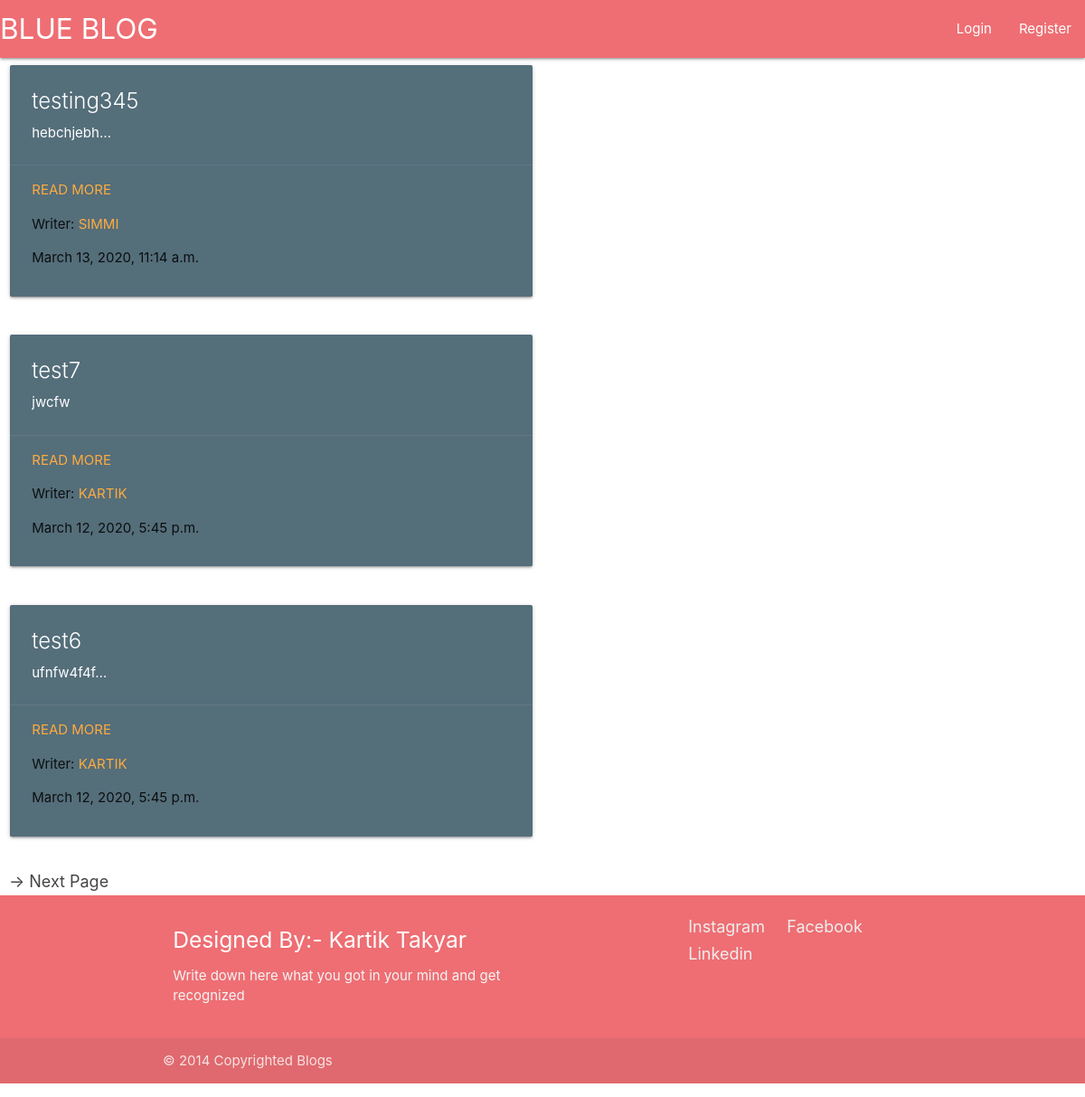
The page / on the database its author committed.
### entries/models.py (models this page shows, shortened)
class Entry(models.Model):
	entry_title=models.CharField(max_length=100)
	entry_text=models.TextField(max_length=100000)
	entry_date=models.DateTimeField(auto_now_add=True)
	entry_author=models.ForeignKey(User, on_delete=models.CASCADE)
	entry_image = models.ImageField(upload_to='images/')
	class Meta:
		verbose_name_plural="entries"

### entries/views.py (the view)
# urls.py: path('', Homepage.as_view(),name="blog-home"),
class Homepage(ListView):
	model=Entry
	template_name='index.html'
	context_object_name="blog_entries"
	ordering=['-entry_date']
	paginate_by=3

### entries/templates/index.html (shortened to what this page needs)
{% extends "base.html" %}
{% block content %}
  {% for t in blog_entries %}
    <div class="row">
    <div class="col s12 m6">
      <div class="card blue-grey darken-1">
        <div class="card-content white-text">
          <span class="card-title">{{t.entry_title}}</span>
          <p>{{t.entry_text|truncatechars:10}}</p>
        </div>
        <div class="card-action">
          <a href="{% url 'entry-detail' t.pk %}">Read More</a>
          <p>Writer: <a href="#">{{t.entry_author}}</a></p>
         <p> {{t.entry_date}}</p>
        </div>
      </div>
    </div>
  </div>
    {% endfor %}
  {% if is_paginated %}
    <ul class="pagination">
    {% if page_object.has_previous %}
      <li class="page-item">
        <a class="page-item" href="?page={{page_obj.previous_page_number}}">&larr; Previous Page</a>
      </li>
    {% elif page_obj.has_next %}
    <li class="page-item">
      <a class="page-item" href="?page={{page_obj.next_page_number}}">&rarr; Next Page</a>
    </li>
  {% endif %}
{% endif %}
  {% endblock %}

### entries/templates/base.html (shortened to what this page needs)
{% load static %}
<!DOCTYPE html>
<head>
    <link rel="stylesheet" href="https://cdnjs.cloudflare.com/ajax/libs/materialize/1.0.0/css/materialize.min.css">
</head>
<body>
  {% if user.is_authenticated %}
  <nav>
    <div class="nav-wrapper">
      <a href="/" class="brand-logo">BLUE BLOG</a>
      <ul id="nav-mobile" class="right hide-on-med-and-down">
        <li><a href="/create_post/">Add new Post</a></li>
        <li><a href="/user/logout">Logout</a></li>
      </ul>
    </div>
    </nav>
    {% else %}
    <nav>
    <div class="nav-wrapper">
      <a href="/" class="brand-logo">BLUE BLOG</a>
      <ul id="nav-mobile" class="right hide-on-med-and-down">
        <li><a href="/user/login">Login</a></li>
        <li><a href="/user/register/">Register</a></li>
      </ul>
    </div>
    </nav>
    {% endif %}
{% block content %} {% endblock %}
        <footer class="page-footer">
          <div class="container">
            <div class="row">
              <div class="col l6 s12">
                <h5 class="white-text">Designed By:- Kartik Takyar</h5>
                <p class="grey-text text-lighten-4">Write down here what you got in your mind and get recognized</p>
              </div>
              <div class="col l4 offset-l2 s12">
                <ul>
                  <li><a class="grey-text text-lighten-3" href="https://www.instagram.com/the._.demogorgon/", target="_blank">Instagram</a></li>
                  <li><a class="grey-text text-lighten-3" href="https://www.facebook.com/kartik.takyar.7",target="_blank">Facebook</a></li>
                  <li><a class="grey-text text-lighten-3" href="https://www.linkedin.com/in/kartik-takyar-03b729170/", target="_blank">Linkedin</a></li>
                </ul>
              </div>
            </div>
          </div>
          <div class="footer-copyright">
            <div class="container">
            © 2014 Copyrighted Blogs
            </div>
          </div>
        </footer>
</body>

### rows shown on the page
Entry: entry_title "testing345", entry_text "hebchjebh…", entry_author "SIMMI", entry_date "March 13, 2020, 11:14 a.m."
Entry: entry_title "test7", entry_text "jwcfw", entry_author "KARTIK", entry_date "March 12, 2020, 5:45 p.m."
Entry: entry_title "test6", entry_text "ufnfw4f4f…", entry_author "KARTIK", entry_date "March 12, 2020, 5:45 p.m."
